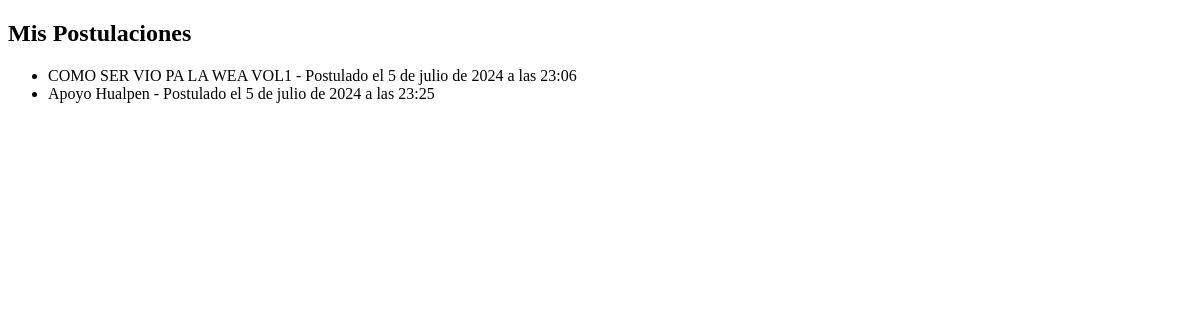
Before: /mis-postulaciones/ (signed in) with the older database file.
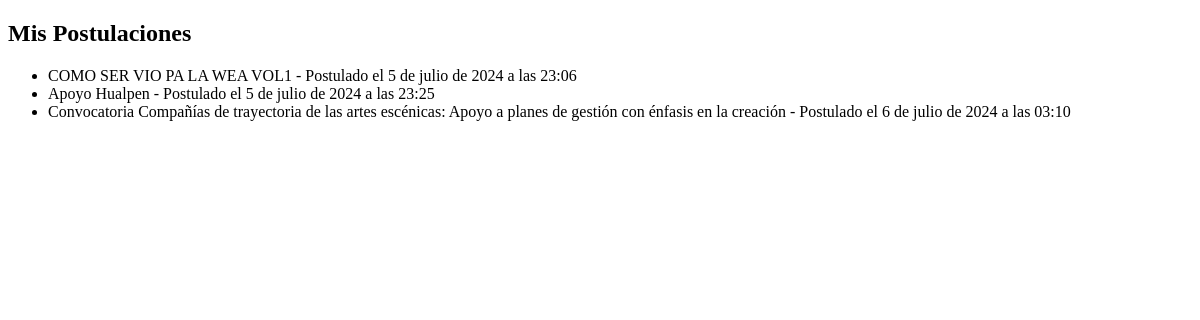
After: the same page with the newer database file.
### myapp/models.py (models this page shows, shortened)
class Postulacion(models.Model):
    proyecto = models.ForeignKey(Proyecto, on_delete=models.CASCADE)
    usuario = models.ForeignKey(User, on_delete=models.CASCADE)
    fecha_postulacion = models.DateTimeField(auto_now_add=True)

class Proyecto(models.Model):
    nombre = models.CharField(max_length=200)
    descripcion = models.TextField()
    fecha_inicio = models.DateField()
    fecha_fin = models.DateField()
    creador = models.ForeignKey(User, related_name='proyectos_creados', on_delete=models.CASCADE)

### myapp/views.py (the view)
# urls.py: path('mis-postulaciones/', views.mis_postulaciones, name='mis_postulaciones'),
@login_required
def mis_postulaciones(request):
    postulaciones = Postulacion.objects.filter(usuario=request.user)
    return render(request, 'myapp/mis_postulaciones.html', {'postulaciones': postulaciones})

### myapp/templates/myapp/mis_postulaciones.html (shortened to what this page needs)
<!DOCTYPE html>
<html>
<head>
</head>
<body>
    <h2>Mis Postulaciones</h2>
    <ul>
        {% for postulacion in postulaciones %}
            <li>{{ postulacion.proyecto.nombre }} - Postulado el {{ postulacion.fecha_postulacion }}</li>
        {% endfor %}
    </ul>
</body>
</html>

Changed rows visible on the page:
added Postulacion: proyecto.nombre "Convocatoria Compañías de trayectoria de las artes escénicas: Apoyo a planes de gestión con énfasis en la creación", fecha_postulacion "6 de julio de 2024 a las 03:10"
